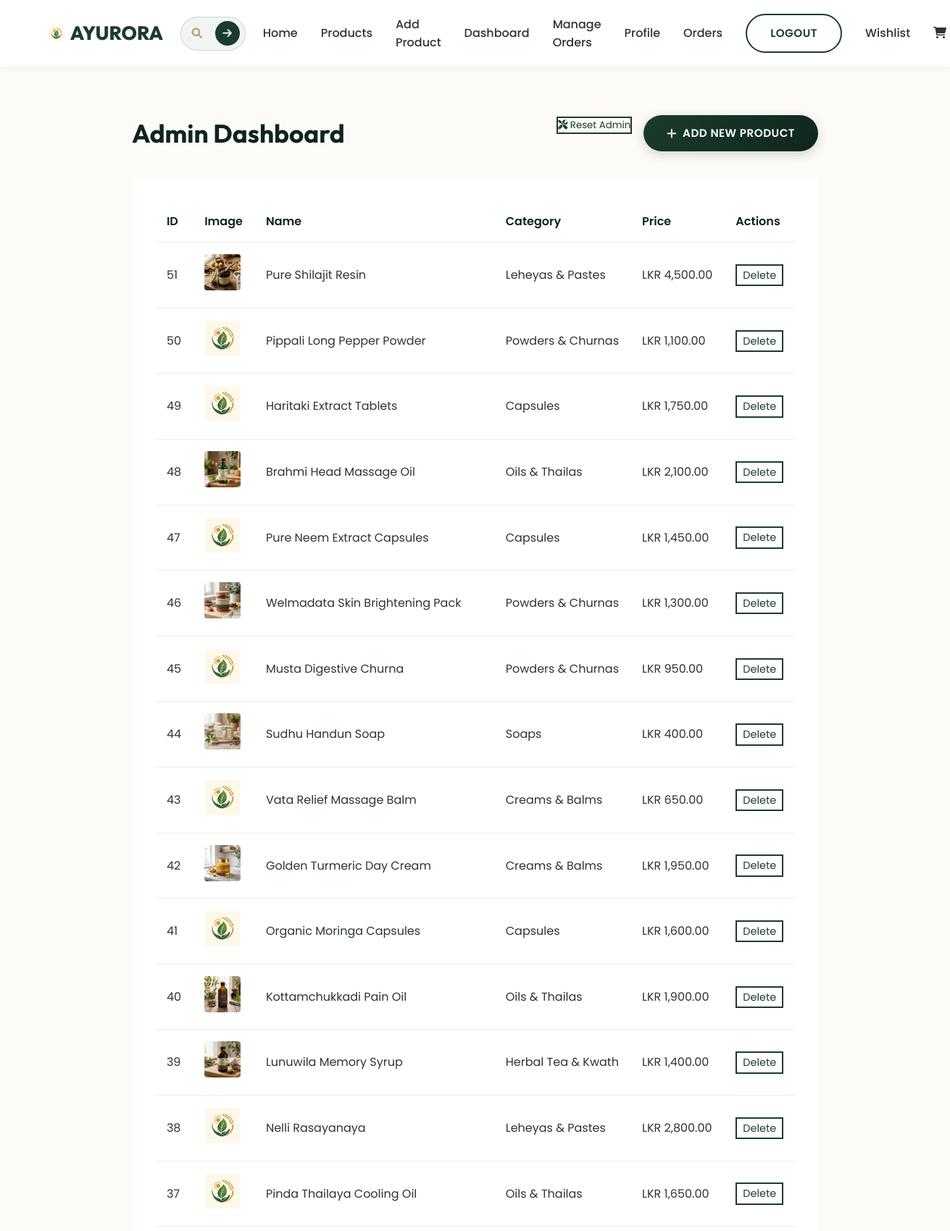
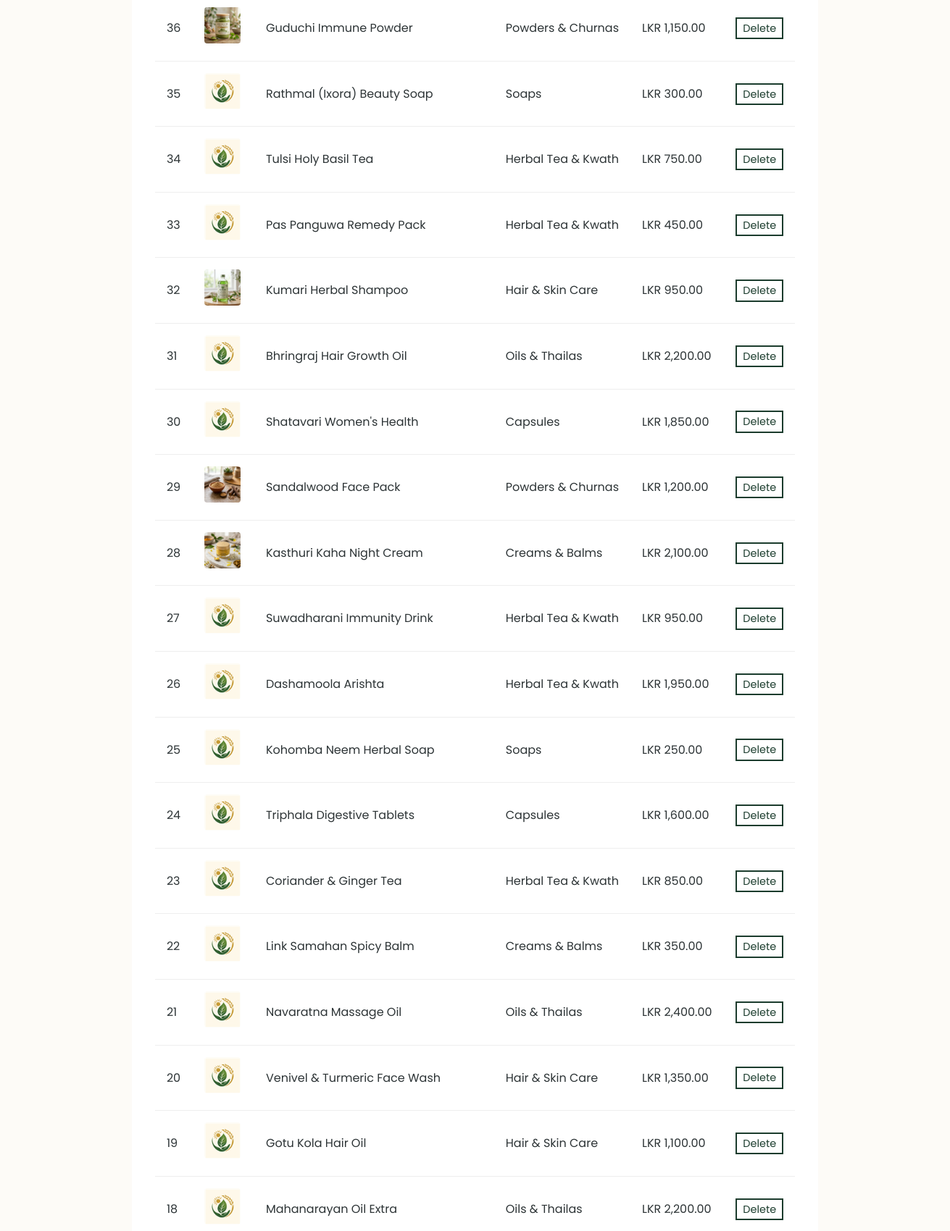
/admin.php (signed in, upper part), run on the app's committed database (2 pictures, top to bottom).
### tables this page shows
CREATE TABLE IF NOT EXISTS products (
    id INT AUTO_INCREMENT PRIMARY KEY,
    name VARCHAR(255) NOT NULL,
    category VARCHAR(100) NOT NULL,
    description TEXT,
    price DECIMAL(10, 2) NOT NULL,
    image VARCHAR(255),
    is_deleted TINYINT(1) DEFAULT 0,
    created_at TIMESTAMP DEFAULT CURRENT_TIMESTAMP
);

### includes/db.php (called while the page is built, shortened)
<?php
function product_image_path($filename) {
    $filename = basename((string) $filename);
    $path = __DIR__ . '/../uploads/' . $filename;
    if ($filename !== '' && is_file($path)) {
        return 'uploads/' . rawurlencode($filename);
    }
    return 'assets/images/ayurora-logo-small.png';
}
?>

### admin.php (the view, shortened to what this page needs)
<?php
include 'includes/db.php';
include 'includes/header.php';
?>
<div class="container">
    <div style="display: flex; justify-content: space-between; align-items: center; margin-bottom: 2rem;">
        <h2 class="section-title" style="margin-bottom: 0;">Admin Dashboard</h2>
        <div style="display: flex; gap: 1rem;">
            <form method="POST" action="" onsubmit="return confirm('Reset Admin Credentials to Default? (admin@ayurora.com / admin123)');">
                <button type="submit" name="reset_admin" class="btn-outline" style="border-color: #f39c12; color: #f39c12;"><i class="fas fa-tools"></i> Reset Admin</button>
            </form>
            <a href="add_product.php" class="btn btn-primary"><i class="fas fa-plus"></i> Add New Product</a>
        </div>
    </div>
    <div class="table-container">
        <table>
            <thead>
                <tr>
                    <th>ID</th>
                    <th>Image</th>
                    <th>Name</th>
                    <th>Category</th>
                    <th>Price</th>
                    <th>Actions</th>
                </tr>
            </thead>
            <tbody>
                <?php
                $sql = "SELECT * FROM products WHERE is_deleted = 0 ORDER BY id DESC";
                $result = $conn->query($sql);
                if ($result->num_rows > 0) {
                    while($row = $result->fetch_assoc()) {
                        echo "<tr>";
                        echo "<td>" . $row['id'] . "</td>";
                        echo "<td><img src='" . htmlspecialchars(product_image_path($row['image'])) . "' width='50' style='border-radius: 4px;'></td>";
                        echo "<td>" . htmlspecialchars($row['name']) . "</td>";
                        echo "<td>" . htmlspecialchars($row['category']) . "</td>";
                        echo "<td>LKR " . number_format($row['price'], 2) . "</td>";
                        echo "<td>
                                <a href='admin.php?delete=" . $row['id'] . "' class='btn-outline' style='border-color: var(--danger); color: var(--danger); padding: 0.2rem 0.5rem; font-size: 0.9rem;' onclick='return confirm(\"Are you sure?\")'>Delete</a>
                              </td>";
                        echo "</tr>";
                    }
                } else {
                    echo "<tr><td colspan='5' style='text-align:center;'>No products found.</td></tr>";
                }
                ?>
            </tbody>
        </table>
    </div>
</div>
<?php include 'includes/footer.php'; ?>

### assets/css/style.css (style rules this page uses)
:root { --primary-color: #1B3C2D; --primary-dark: #0F251B; --primary-light: #F1F5F2; --accent-color: #D4AF37; --accent-glow: rgba(212, 175, 55, 0.4); --secondary-color: #C19A6B; --text-color: #2D3436; --text-light: #636E72; --bg-color: #FDFBF7; --white: #FFFFFF; --danger: #D63031; --success: #00B894; --shadow-premium: 0 10px 40px rgba(27, 60, 45, 0.08); --shadow-float: 0 20px 45px rgba(27, 60, 45, 0.12); --glass-bg: rgba(255, 255, 255, 0.7); --glass-border: rgba(255, 255, 255, 0.2); --transition: all 0.3s cubic-bezier(0.4, 0, 0.2, 1); --radius-sm: 8px; --radius-md: 16px; --radius-lg: 32px; }
* { margin: 0; padding: 0; box-sizing: border-box; font-family: 'Poppins', sans-serif; scroll-behavior: smooth; }
h1, h2, h3, h4, h5, h6, .logo { font-family: 'Outfit', 'Noto Sans Sinhala', sans-serif; }
body { background-color: var(--bg-color); color: var(--text-color); line-height: 1.6; min-height: 100vh; display: flex; flex-direction: column; }
a { text-decoration: none; color: inherit; transition: var(--transition); }
.btn { padding: 0.8rem 2rem; border-radius: 50px; border: none; cursor: pointer; font-weight: 600; transition: var(--transition); display: inline-flex; align-items: center; justify-content: center; gap: 0.5rem; font-size: 0.95rem; text-transform: uppercase; letter-spacing: 0.5px; }
.nav-links li a.btn-primary, .btn-primary { background: linear-gradient(135deg, var(--primary-color), var(--primary-dark)) !important; color: #FFFFFF !important; box-shadow: 0 4px 15px rgba(27, 60, 45, 0.2); }
.nav-links li a.btn-outline, .btn-outline { border: 2px solid var(--primary-color) !important; color: var(--primary-color) !important; background: transparent !important; }
.btn-outline { border: 2px solid var(--primary-color); color: var(--primary-color) !important; background: transparent; }
.container { max-width: 1200px; margin: 2rem auto; padding: 0 1rem; flex: 1; }
.section-title { text-align: center; margin-bottom: 3rem; font-size: 2.2rem; color: var(--primary-dark); }
.table-container { background: var(--white); padding: 2rem; border-radius: var(--radius); box-shadow: var(--shadow); overflow-x: auto; }
table { width: 100%; border-collapse: collapse; }
th, td { padding: 1rem; text-align: left; border-bottom: 1px solid #eee; }
th { color: var(--primary-dark); font-weight: 600; }

### data on the page
products: id "51", image (picture), name "Pure Shilajit Resin", category "Leheyas & Pastes", price "4,500.00"
products: id "50", name "Pippali Long Pepper Powder", category "Powders & Churnas", price "1,100.00"
products: id "49", name "Haritaki Extract Tablets", category "Capsules", price "1,750.00"
products: id "48", image (picture), name "Brahmi Head Massage Oil", category "Oils & Thailas", price "2,100.00"
products: id "47", name "Pure Neem Extract Capsules", category "Capsules", price "1,450.00"
products: id "46", image (picture), name "Welmadata Skin Brightening Pack", category "Powders & Churnas", price "1,300.00"
products: id "45", name "Musta Digestive Churna", category "Powders & Churnas", price "950.00"
products: id "44", image (picture), name "Sudhu Handun Soap", category "Soaps", price "400.00"
products: id "43", name "Vata Relief Massage Balm", category "Creams & Balms", price "650.00"
products: id "42", image (picture), name "Golden Turmeric Day Cream", category "Creams & Balms", price "1,950.00"
products: id "41", name "Organic Moringa Capsules", category "Capsules", price "1,600.00"
products: id "40", image (picture), name "Kottamchukkadi Pain Oil", category "Oils & Thailas", price "1,900.00"
products: id "39", image (picture), name "Lunuwila Memory Syrup", category "Herbal Tea & Kwath", price "1,400.00"
products: id "38", name "Nelli Rasayanaya", category "Leheyas & Pastes", price "2,800.00"
products: id "37", name "Pinda Thailaya Cooling Oil", category "Oils & Thailas", price "1,650.00"
products: id "36", image (picture), name "Guduchi Immune Powder", category "Powders & Churnas", price "1,150.00"
products: id "35", name "Rathmal (Ixora) Beauty Soap", category "Soaps", price "300.00"
products: id "34", name "Tulsi Holy Basil Tea", category "Herbal Tea & Kwath", price "750.00"
products: id "33", name "Pas Panguwa Remedy Pack", category "Herbal Tea & Kwath", price "450.00"
products: id "32", image (picture), name "Kumari Herbal Shampoo", category "Hair & Skin Care", price "950.00"
products: id "31", name "Bhringraj Hair Growth Oil", category "Oils & Thailas", price "2,200.00"
products: id "30", name "Shatavari Women's Health", category "Capsules", price "1,850.00"
products: id "29", image (picture), name "Sandalwood Face Pack", category "Powders & Churnas", price "1,200.00"
products: id "28", image (picture), name "Kasthuri Kaha Night Cream", category "Creams & Balms", price "2,100.00"
products: id "27", name "Suwadharani Immunity Drink", category "Herbal Tea & Kwath", price "950.00"
products: id "26", name "Dashamoola Arishta", category "Herbal Tea & Kwath", price "1,950.00"
products: id "25", name "Kohomba Neem Herbal Soap", category "Soaps", price "250.00"
products: id "24", name "Triphala Digestive Tablets", category "Capsules", price "1,600.00"
products: id "23", name "Coriander & Ginger Tea", category "Herbal Tea & Kwath", price "850.00"
products: id "22", name "Link Samahan Spicy Balm", category "Creams & Balms", price "350.00"
products: id "21", name "Navaratna Massage Oil", category "Oils & Thailas", price "2,400.00"
products: id "20", name "Venivel & Turmeric Face Wash", category "Hair & Skin Care", price "1,350.00"
products: id "19", name "Gotu Kola Hair Oil", category "Hair & Skin Care", price "1,100.00"
products: id "18", name "Mahanarayan Oil Extra", category "Oils & Thailas", price "2,200.00"
